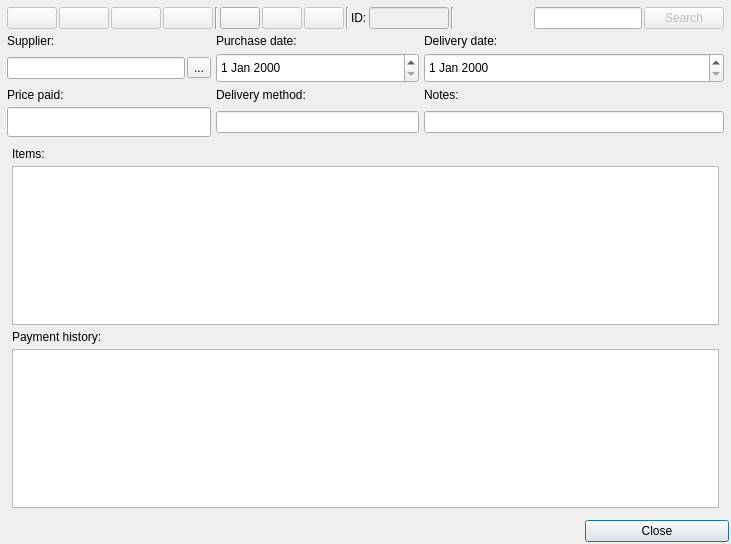
<?xml version="1.0" encoding="UTF-8"?>
<ui version="4.0">
 <class>companyPurchasesUI</class>
 <widget class="QDialog" name="companyPurchasesUI">
  <property name="geometry">
   <rect>
    <x>0</x>
    <y>0</y>
    <width>731</width>
    <height>544</height>
   </rect>
  </property>
  <property name="windowTitle">
   <string>Dialog</string>
  </property>
  <layout class="QGridLayout" name="gridLayout_2">
   <property name="leftMargin">
    <number>2</number>
   </property>
   <property name="topMargin">
    <number>2</number>
   </property>
   <property name="rightMargin">
    <number>2</number>
   </property>
   <property name="bottomMargin">
    <number>2</number>
   </property>
   <property name="spacing">
    <number>2</number>
   </property>
   <item row="1" column="5">
    <widget class="QPushButton" name="btnClose">
     <property name="maximumSize">
      <size>
       <width>200</width>
       <height>16777215</height>
      </size>
     </property>
     <property name="text">
      <string>Close</string>
     </property>
    </widget>
   </item>
   <item row="0" column="1" colspan="5">
    <layout class="QGridLayout" name="gridLayout">
     <property name="leftMargin">
      <number>5</number>
     </property>
     <property name="topMargin">
      <number>5</number>
     </property>
     <property name="rightMargin">
      <number>5</number>
     </property>
     <property name="bottomMargin">
      <number>5</number>
     </property>
     <property name="spacing">
      <number>5</number>
     </property>
     <item row="6" column="2">
      <widget class="vmDateEdit" name="dteCPDate">
       <property name="minimumSize">
        <size>
         <width>30</width>
         <height>30</height>
        </size>
       </property>
      </widget>
     </item>
     <item row="6" column="3">
      <widget class="vmDateEdit" name="dteCPDeliveryDate">
       <property name="minimumSize">
        <size>
         <width>0</width>
         <height>30</height>
        </size>
       </property>
      </widget>
     </item>
     <item row="8" column="3">
      <widget class="QLabel" name="lblCPNotes">
       <property name="text">
        <string>Notes:</string>
       </property>
      </widget>
     </item>
     <item row="5" column="3">
      <widget class="QLabel" name="lblDeliveryDate">
       <property name="maximumSize">
        <size>
         <width>16777215</width>
         <height>30</height>
        </size>
       </property>
       <property name="text">
        <string>Delivery date:</string>
       </property>
      </widget>
     </item>
     <item row="5" column="2">
      <widget class="QLabel" name="lblCPDate">
       <property name="maximumSize">
        <size>
         <width>16777215</width>
         <height>30</height>
        </size>
       </property>
       <property name="text">
        <string>Purchase date:</string>
       </property>
      </widget>
     </item>
     <item row="8" column="1">
      <widget class="QLabel" name="lblCPPayValue">
       <property name="maximumSize">
        <size>
         <width>16777215</width>
         <height>30</height>
        </size>
       </property>
       <property name="text">
        <string>Price paid:</string>
       </property>
      </widget>
     </item>
     <item row="8" column="2">
      <widget class="QLabel" name="lblCPDeliveryMethod">
       <property name="text">
        <string>Delivery method:</string>
       </property>
      </widget>
     </item>
     <item row="0" column="1" colspan="3">
      <layout class="QHBoxLayout" name="layoutBrowseControls">
       <property name="spacing">
        <number>2</number>
       </property>
       <item>
        <widget class="QPushButton" name="btnCPFirst">
         <property name="enabled">
          <bool>false</bool>
         </property>
         <property name="minimumSize">
          <size>
           <width>50</width>
           <height>0</height>
          </size>
         </property>
         <property name="maximumSize">
          <size>
           <width>100</width>
           <height>30</height>
          </size>
         </property>
         <property name="text">
          <string/>
         </property>
         <property name="icon">
          <iconset resource="resources.qrc">
           <normaloff>:/resources/browse-controls/first_rec.png</normaloff>:/resources/browse-controls/first_rec.png</iconset>
         </property>
        </widget>
       </item>
       <item>
        <widget class="QPushButton" name="btnCPPrev">
         <property name="enabled">
          <bool>false</bool>
         </property>
         <property name="minimumSize">
          <size>
           <width>50</width>
           <height>0</height>
          </size>
         </property>
         <property name="maximumSize">
          <size>
           <width>100</width>
           <height>30</height>
          </size>
         </property>
         <property name="text">
          <string/>
         </property>
         <property name="icon">
          <iconset resource="resources.qrc">
           <normaloff>:/resources/browse-controls/prev_rec.png</normaloff>:/resources/browse-controls/prev_rec.png</iconset>
         </property>
        </widget>
       </item>
       <item>
        <widget class="QPushButton" name="btnCPNext">
         <property name="enabled">
          <bool>false</bool>
         </property>
         <property name="minimumSize">
          <size>
           <width>50</width>
           <height>0</height>
          </size>
         </property>
         <property name="maximumSize">
          <size>
           <width>100</width>
           <height>30</height>
          </size>
         </property>
         <property name="text">
          <string/>
         </property>
         <property name="icon">
          <iconset resource="resources.qrc">
           <normaloff>:/resources/browse-controls/next_rec.png</normaloff>:/resources/browse-controls/next_rec.png</iconset>
         </property>
        </widget>
       </item>
       <item>
        <widget class="QPushButton" name="btnCPLast">
         <property name="enabled">
          <bool>false</bool>
         </property>
         <property name="minimumSize">
          <size>
           <width>50</width>
           <height>0</height>
          </size>
         </property>
         <property name="maximumSize">
          <size>
           <width>100</width>
           <height>30</height>
          </size>
         </property>
         <property name="text">
          <string/>
         </property>
         <property name="icon">
          <iconset resource="resources.qrc">
           <normaloff>:/resources/browse-controls/last_rec.png</normaloff>:/resources/browse-controls/last_rec.png</iconset>
         </property>
        </widget>
       </item>
       <item>
        <widget class="Line" name="line_2">
         <property name="orientation">
          <enum>Qt::Vertical</enum>
         </property>
        </widget>
       </item>
       <item>
        <widget class="QPushButton" name="btnCPAdd">
         <property name="maximumSize">
          <size>
           <width>100</width>
           <height>30</height>
          </size>
         </property>
         <property name="text">
          <string/>
         </property>
         <property name="icon">
          <iconset resource="resources.qrc">
           <normaloff>:/resources/browse-controls/add.png</normaloff>:/resources/browse-controls/add.png</iconset>
         </property>
         <property name="checkable">
          <bool>true</bool>
         </property>
        </widget>
       </item>
       <item>
        <widget class="QPushButton" name="btnCPEdit">
         <property name="enabled">
          <bool>false</bool>
         </property>
         <property name="maximumSize">
          <size>
           <width>100</width>
           <height>30</height>
          </size>
         </property>
         <property name="text">
          <string/>
         </property>
         <property name="icon">
          <iconset resource="resources.qrc">
           <normaloff>:/resources/browse-controls/edit.png</normaloff>:/resources/browse-controls/edit.png</iconset>
         </property>
         <property name="checkable">
          <bool>true</bool>
         </property>
        </widget>
       </item>
       <item>
        <widget class="QPushButton" name="btnCPRemove">
         <property name="enabled">
          <bool>false</bool>
         </property>
         <property name="maximumSize">
          <size>
           <width>100</width>
           <height>30</height>
          </size>
         </property>
         <property name="text">
          <string/>
         </property>
         <property name="icon">
          <iconset resource="resources.qrc">
           <normaloff>:/resources/browse-controls/remove.png</normaloff>:/resources/browse-controls/remove.png</iconset>
         </property>
        </widget>
       </item>
       <item>
        <widget class="Line" name="line_3">
         <property name="orientation">
          <enum>Qt::Vertical</enum>
         </property>
        </widget>
       </item>
       <item>
        <widget class="QLabel" name="lblCPID">
         <property name="text">
          <string>ID:</string>
         </property>
        </widget>
       </item>
       <item>
        <widget class="vmLineEdit" name="txtCPID">
         <property name="enabled">
          <bool>false</bool>
         </property>
         <property name="sizePolicy">
          <sizepolicy hsizetype="Fixed" vsizetype="Fixed">
           <horstretch>0</horstretch>
           <verstretch>0</verstretch>
          </sizepolicy>
         </property>
         <property name="maximumSize">
          <size>
           <width>80</width>
           <height>30</height>
          </size>
         </property>
        </widget>
       </item>
       <item>
        <widget class="Line" name="line">
         <property name="orientation">
          <enum>Qt::Vertical</enum>
         </property>
        </widget>
       </item>
       <item>
        <spacer name="horizontalSpacer_3">
         <property name="orientation">
          <enum>Qt::Horizontal</enum>
         </property>
         <property name="sizeHint" stdset="0">
          <size>
           <width>40</width>
           <height>20</height>
          </size>
         </property>
        </spacer>
       </item>
       <item>
        <widget class="vmLineEdit" name="txtCPSearch">
         <property name="readOnly">
          <bool>false</bool>
         </property>
        </widget>
       </item>
       <item>
        <widget class="QPushButton" name="btnCPSearch">
         <property name="enabled">
          <bool>false</bool>
         </property>
         <property name="text">
          <string>Search</string>
         </property>
         <property name="icon">
          <iconset resource="resources.qrc">
           <normaloff>:/resources/replace-all.png</normaloff>:/resources/replace-all.png</iconset>
         </property>
         <property name="checkable">
          <bool>true</bool>
         </property>
        </widget>
       </item>
      </layout>
     </item>
     <item row="6" column="1">
      <layout class="QHBoxLayout" name="horizontalLayout_2">
       <property name="spacing">
        <number>2</number>
       </property>
       <item>
        <widget class="vmLineEdit" name="txtCPSupplier">
         <property name="maximumSize">
          <size>
           <width>16777215</width>
           <height>16777215</height>
          </size>
         </property>
         <property name="readOnly">
          <bool>true</bool>
         </property>
        </widget>
       </item>
       <item>
        <widget class="QToolButton" name="btnCPShowSupplier">
         <property name="text">
          <string>...</string>
         </property>
         <property name="icon">
          <iconset resource="resources.qrc">
           <normaloff>:/resources/arrow-down.png</normaloff>:/resources/arrow-down.png</iconset>
         </property>
         <property name="checkable">
          <bool>true</bool>
         </property>
        </widget>
       </item>
      </layout>
     </item>
     <item row="9" column="3">
      <widget class="vmLineEdit" name="txtCPNotes">
       <property name="minimumSize">
        <size>
         <width>300</width>
         <height>0</height>
        </size>
       </property>
       <property name="readOnly">
        <bool>true</bool>
       </property>
      </widget>
     </item>
     <item row="10" column="1" colspan="3">
      <layout class="QVBoxLayout" name="layoutCPTable">
       <property name="spacing">
        <number>5</number>
       </property>
       <property name="leftMargin">
        <number>5</number>
       </property>
       <property name="topMargin">
        <number>5</number>
       </property>
       <property name="rightMargin">
        <number>5</number>
       </property>
       <property name="bottomMargin">
        <number>5</number>
       </property>
       <item>
        <widget class="QLabel" name="lblCP12">
         <property name="maximumSize">
          <size>
           <width>16777215</width>
           <height>30</height>
          </size>
         </property>
         <property name="text">
          <string>Items:</string>
         </property>
        </widget>
       </item>
       <item>
        <widget class="dbTableWidget" name="tableItems"/>
       </item>
       <item>
        <widget class="QLabel" name="lblCP13_2">
         <property name="text">
          <string>Payment history:</string>
         </property>
        </widget>
       </item>
       <item>
        <widget class="dbTableWidget" name="tablePayments"/>
       </item>
      </layout>
     </item>
     <item row="9" column="2">
      <widget class="vmLineEdit" name="txtCPDeliveryMethod">
       <property name="readOnly">
        <bool>true</bool>
       </property>
      </widget>
     </item>
     <item row="5" column="1">
      <widget class="QLabel" name="lblCPSupplier">
       <property name="minimumSize">
        <size>
         <width>0</width>
         <height>0</height>
        </size>
       </property>
       <property name="maximumSize">
        <size>
         <width>16777215</width>
         <height>30</height>
        </size>
       </property>
       <property name="text">
        <string>Supplier:</string>
       </property>
      </widget>
     </item>
     <item row="9" column="1">
      <widget class="vmLineEditWithButton" name="txtCPPayValue">
       <property name="minimumSize">
        <size>
         <width>50</width>
         <height>30</height>
        </size>
       </property>
      </widget>
     </item>
    </layout>
   </item>
  </layout>
 </widget>
 <customwidgets>
  <customwidget>
   <class>vmLineEdit</class>
   <extends>QLineEdit</extends>
   <header location="global">vmWidgets/vmwidgets.h</header>
  </customwidget>
  <customwidget>
   <class>vmDateEdit</class>
   <extends>QDateEdit</extends>
   <header location="global">vmWidgets/vmwidgets.h</header>
  </customwidget>
  <customwidget>
   <class>dbTableWidget</class>
   <extends>QTableWidget</extends>
   <header location="global">dbRecords/dbtablewidget.h</header>
  </customwidget>
  <customwidget>
   <class>vmLineEditWithButton</class>
   <extends>QLineEdit</extends>
   <header location="global">vmWidgets/vmwidgets.h</header>
   <container>1</container>
  </customwidget>
 </customwidgets>
 <tabstops>
  <tabstop>btnCPFirst</tabstop>
  <tabstop>btnCPPrev</tabstop>
  <tabstop>btnCPNext</tabstop>
  <tabstop>btnCPLast</tabstop>
  <tabstop>txtCPSupplier</tabstop>
  <tabstop>btnCPShowSupplier</tabstop>
 </tabstops>
 <resources>
  <include location="resources.qrc"/>
 </resources>
 <connections/>
</ui>
